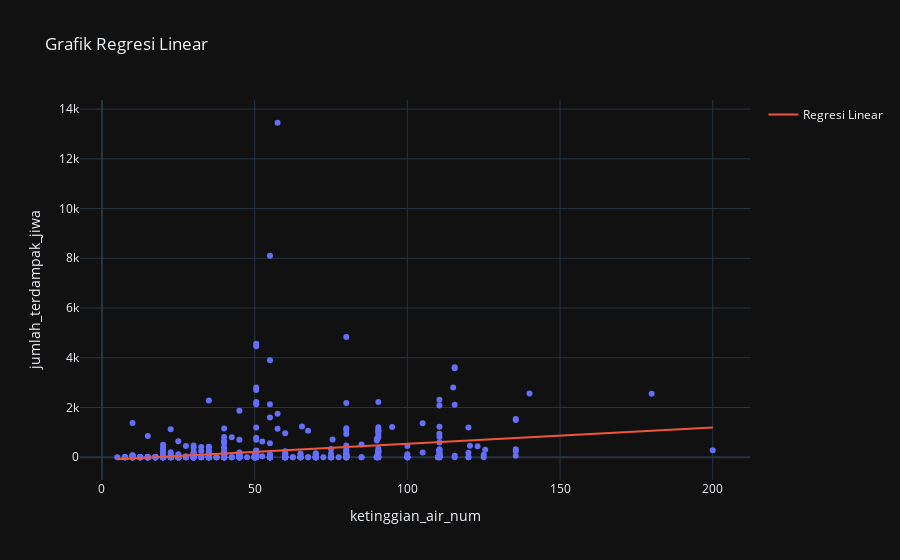

The cell this chart's notebook holds for it:
### Markdown cell above
////////////////////////////////

### Code cell
X = merged_df[['ketinggian_air_num']]
y = merged_df['jumlah_terdampak_jiwa']

# Inisialisasi model regresi linear
model = LinearRegression()

# Latih model
model.fit(X, y)

# Prediksi nilai y berdasarkan model
y_pred = model.predict(X)

# Buat plot regresi menggunakan Plotly
fig = px.scatter(merged_df, x='ketinggian_air_num', y='jumlah_terdampak_jiwa', title='Grafik Regresi Linear')

# Tambahkan garis regresi linear ke plot
fig.add_trace(go.Scatter(x=merged_df['ketinggian_air_num'], y=y_pred, mode='lines', name='Regresi Linear'))

# Tampilkan plot
fig.update_layout(template='plotly_dark')
fig.show()

# ---------------------
r_squared = r2_score(y, y_pred)
print("R-squared:", r_squared)

# Cetak koefisien regresi
print("Koefisien Regresi:", model.coef_[0])

### Figure 1 — Plotly figure (JSON) as saved in the notebook; plotly's stock layout.template omitted (floating-point values rounded to 4 significant figures; data arrays with more than 128 entries replaced by an {"elided": "..."} marker saying what was removed)
{"data": [{"hovertemplate": "ketinggian_air_num=%{x}<br>jumlah_terdampak_jiwa=%{y}<extra></extra>", "legendgroup": "", "marker": {"color": "#636efa", "symbol": "circle"}, "mode": "markers", "name": "", "orientation": "v", "showlegend": false, "type": "scatter", "x": {"elided": "922 float values"}, "xaxis": "x", "y": {"elided": "922 int values"}, "yaxis": "y"}, {"mode": "lines", "name": "Regresi Linear", "type": "scatter", "x": {"elided": "922 float values"}, "y": {"elided": "922 float values"}}], "layout": {"legend": {"tracegroupgap": 0}, "title": {"text": "Grafik Regresi Linear"}, "xaxis": {"anchor": "y", "domain": [0, 1], "title": {"text": "ketinggian_air_num"}}, "yaxis": {"anchor": "x", "domain": [0, 1], "title": {"text": "jumlah_terdampak_jiwa"}}}}
